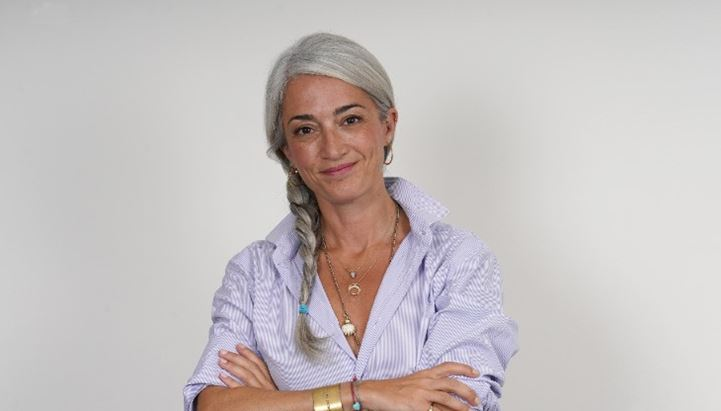
#> input picture image_preprocessing/picture1.jpg, 721 x 411 px, found by its file name
$ python imagePreprocessing.py
#> lines starting #> are read from the running program, lines starting #| are printed output that depends on the picture; after the words box and inside, x2 and y2 are one past the last pixel; in counts of white or black regions, pixels touching at a corner belong together
"""
How to import OpenCV to PyCharm
1) Open File>Settings>Project
2) Select your current project and click the Python Interpreter
3) click small + to add library
4) Install 'opencv-python'
"""
#the opecCV library
import cv2

# read the input image
img = cv2.imread('image_preprocessing/picture1.jpg')
#> img is the input picture: shape (411, 721, 3); mean B, G, R 191.3, 191.9, 198.6

# convert to grayscale of each frames
gray = cv2.cvtColor(img, cv2.COLOR_BGR2GRAY)
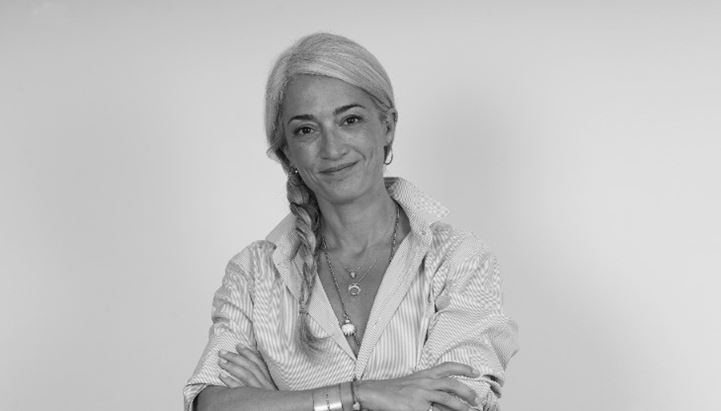
#> gray: shape (411, 721); min 4, max 252, mean 193.9

# read the haarcascade to detect the faces in an image
face_cascade = cv2.CascadeClassifier('image_preprocessing/haarcascade_frontalface_alt.xml')

# detects faces in the input image
faces = face_cascade.detectMultiScale(gray, 1.3, 4)
#> faces = [[272, 81, 116, 116]]
print('Number of detected faces:', len(faces))
#| Number of detected faces: 1

# loop over all detected faces
if len(faces) > 0:
    for i, (x, y, w, h) in enumerate(faces):
        # To draw a rectangle in a face
        cv2.rectangle(img, (x, y), (x + w, y + h), (0, 255, 255), 2)
        face = img[y:y + h, x:x + w]
        gray_image = cv2.cvtColor(face, cv2.COLOR_BGR2GRAY)
        cv2.imshow("Cropped Face", gray_image)
        cv2.imwrite(f'face{i}.jpg', gray_image)
        print(f"face{i}.jpg is saved")
#> this loop made 1 pass
#| face0.jpg is saved
#> pass 1, `face = img[y:y + h, x:x + w]`:
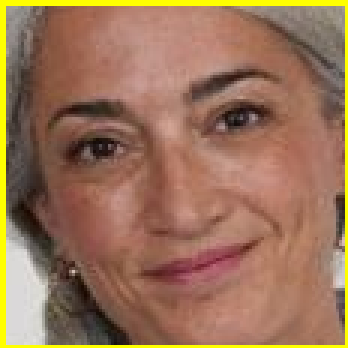
#> face: shape (116, 116, 3) (shown 3 times larger); mean B, G, R 88.3, 115.3, 154
#> pass 1, `gray_image = cv2.cvtColor(face, cv2.COLOR_BGR2GRAY)`:
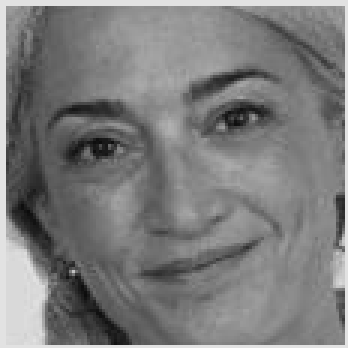
#> gray_image: shape (116, 116) (shown 3 times larger); min 12, max 226, mean 123.8
#> after the loop:
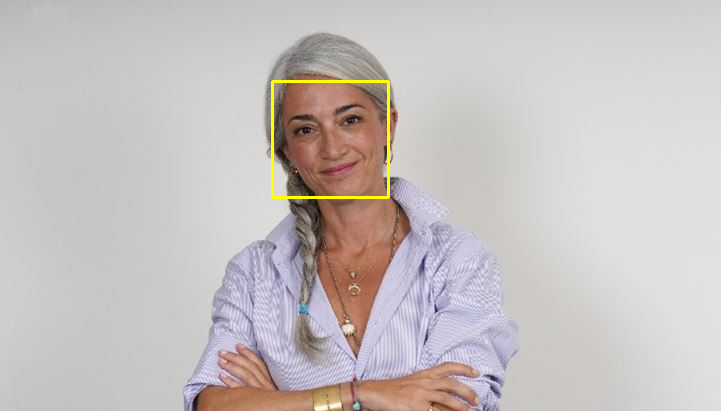
#> img: shape (411, 721, 3); 0.47% of pixels changed, all inside (x1, y1, x2, y2) = (271, 80, 390, 199)

# display the image with detected faces
cv2.imshow("image", img)
cv2.waitKey(0)
cv2.destroyAllWindows()
